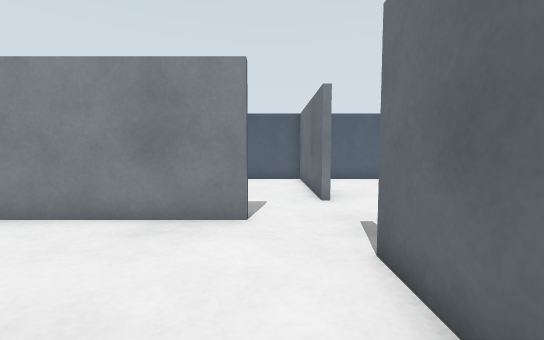
[1] (above)

14 first-person views from a walk through a world built for the Gazebo simulator. The camera is 0.69 m above the floor, tilts 4° down and sees 90° across. The floor is counted in squares, 0.5 m on a side. Each view is taken from the middle of a square. On the plan, view 1 faces up. The plan holds only what a view shows up to about 13 squares ahead; the rest is blank. The place goes on beyond the plan.

[2]
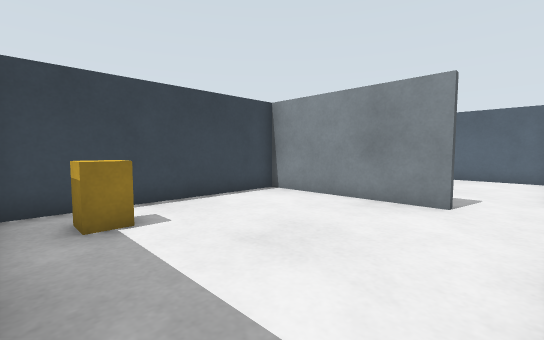

[3]
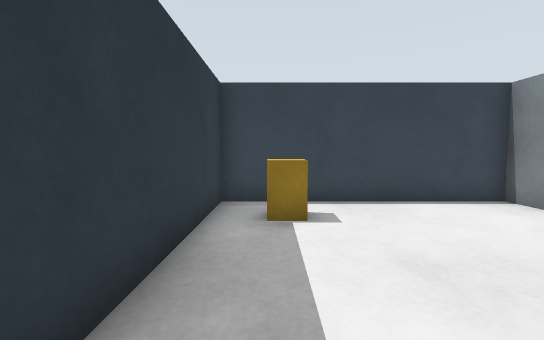

[4]
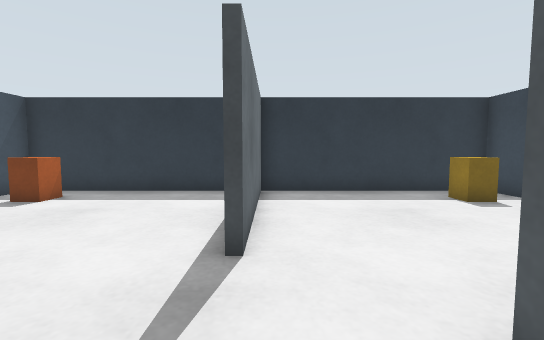

[5]
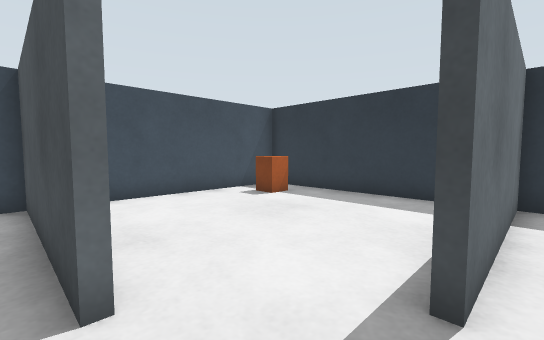

[6]
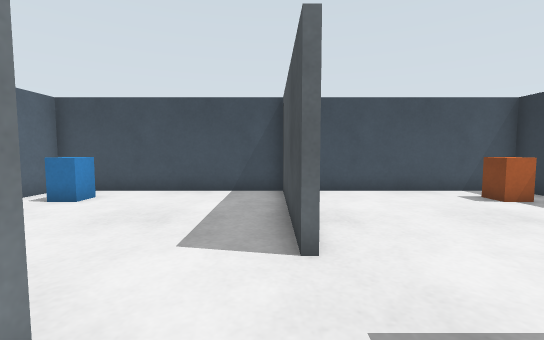

[7]
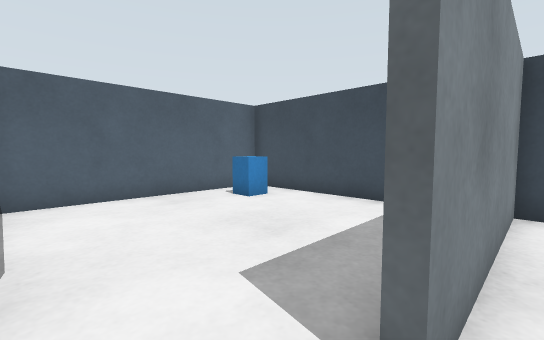

[8]
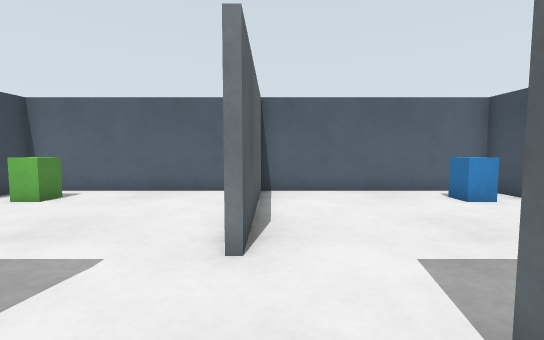

[9]
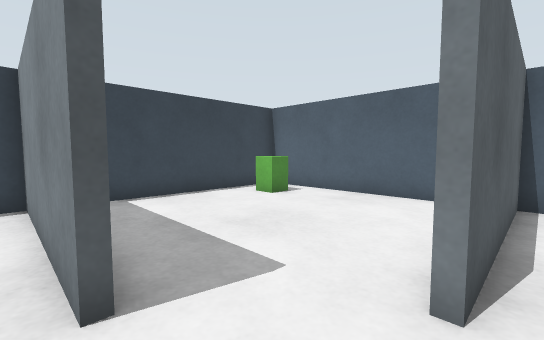

[10]
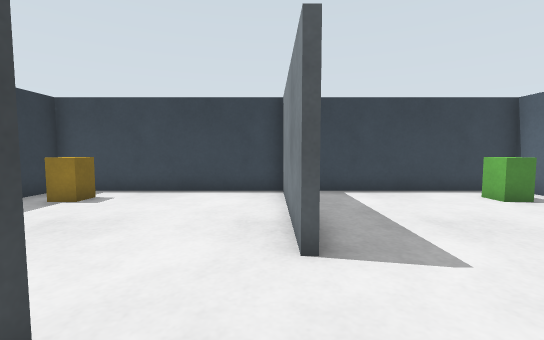

[11]
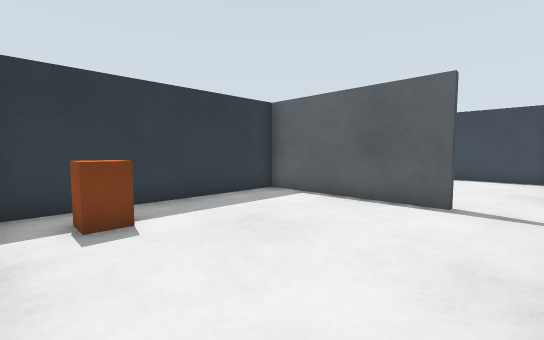

[12]
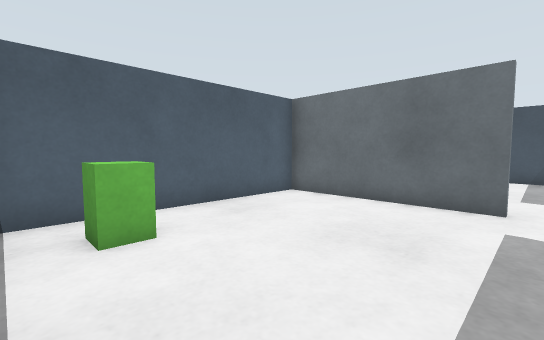

[13]
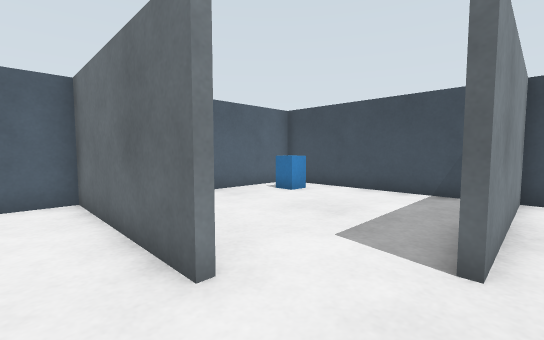

[14]
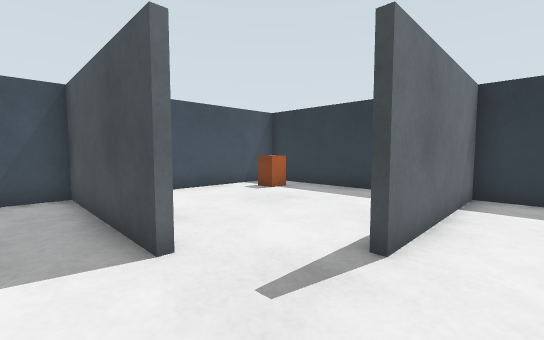

### Floor plan
Ten units are one square. View 1 is at (0, 0); x grows to the right and y downward. Boxes are objects, and circles mark ways between rooms. Rooms are numbered by the first view taken in them; rooms with no view inside come last. Other rooms are left out.
<svg viewBox="-69 -139 168 168">
<path fill="none" stroke="#000" d="M-4 -54 -64 -54 -64 24 14 24 14 -35M16 -36 16 24 94 24 94 -54 35 -54M14 -74 14 -134 -64 -134 -64 -66M34 -56 94 -56 94 -134 16 -134 16 -75"/>
<rect x="-55" y="5" width="10" height="10" fill="#bbb"><title>brown box</title></rect>
<rect x="75" y="5" width="10" height="10" fill="#bbb"><title>orange box</title></rect>
<rect x="-55" y="-125" width="10" height="10" fill="#bbb"><title>green box</title></rect>
<rect x="75" y="-125" width="10" height="10" fill="#bbb"><title>blue box</title></rect>
<circle cx="35" cy="-45" r="3" fill="#2a7"/>
<circle cx="5" cy="-75" r="3" fill="#2a7"/>
<circle cx="25" cy="-70" r="3" fill="#2a7"/>
<text x="-20" y="-20">1</text>
<text x="60" y="-10">2</text>
<text x="-30" y="-100">3</text>
<text x="60" y="-100">4</text>
</svg>
Room 1 opens to room 2. Room 1 opens to room 3. Room 1 opens to room 4.

Where each view was taken, in squares from view 1:
view 1: 0 up, 0 right, facing up
view 2: 2 down, 1 right, facing up-left
view 3: 1 down, 1 right, facing left
view 4: 7 up, 1 right, facing down
view 5: 6 up, 1 right, facing down-right
view 6: 6 up, 0 right, facing right
view 7: 5 up, 2 right, facing up-right
view 8: 4 up, 2 right, facing up
view 9: 5 up, 2 right, facing up-left
view 10: 5 up, 3 right, facing left
view 11: 5 up, 9 right, facing down-left
view 12: 7 up, 6 left, facing up-right
view 13: 5 up, 0 right, facing up-right
view 14: 7 up, 0 right, facing down-right
